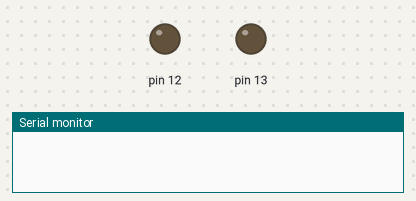
Simulated run of this sketch. Board: Arduino Uno, built for the host (arithmetic inside an expression is 32-bit, double 64-bit). Shown: output pins drawn as LEDs (lit = HIGH), the last lines printed to the serial monitor. WiFi joins after 1.5 s; servers stay silent unless stated; uploads are accepted with an empty reply.

Above: at 0.0 s.
At 4.9 s:
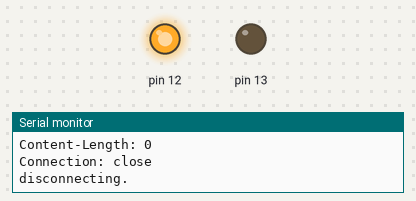
Timing chart, 0 to 6.4 s (numbered marks = the images above):
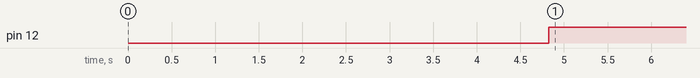

Measured:
- by itself, pin 12: LOW → HIGH at 4.8 s

The sketch:

jenkins.ino
```cpp
/*
  Jenkins Client
 */

#include <SPI.h>
#include <Ethernet.h>

// Enter a MAC address for your controller below.
// Newer Ethernet shields have a MAC address printed on a sticker on the shield
byte mac[] = {  0x90, 0xA2, 0xDA, 0x0D, 0x86, 0xFA };

// Enter a name of Jenkins Server
char serverName[] = "XX.XX.XX.XX";

int numProjects = 1;
String projects[] = {
  "XXXXXXXXXX"
};

// Initialize the Ethernet client library
// with the IP address and port of the server
// that you want to connect to (port 80 is default for HTTP):
EthernetClient client;
String result;

void setup() {
  // start the serial library:
  Serial.begin(9600);
  // start the Ethernet connection:

  pinMode(12, OUTPUT);
  pinMode(13, OUTPUT);

  Ethernet.begin(mac);
  // give the Ethernet shield a second to initialize:
  Serial.println("initializing...");
  delay(1000);
}

void loop()
{

  boolean failed = false;

  for(int i=0;i<numProjects;i++){

    Serial.println("connecting...");

    // if you get a connection, report back via serial:
    if (client.connect(serverName, 80)) {
      Serial.println("connected: "+projects[i]);
      // Make a HTTP request:
      client.println("GET /jenkins/job/"+projects[i]+"/lastCompletedBuild/api/json?tree=result HTTP/1.0");
      client.println();
    }
    else {
      Serial.println("connection failed");
    }

    delay(1000);

    while (client.available()) {
      char c = client.read();
      result+=c;
    }

    Serial.println(result);

    if(result.endsWith("{\"result\":\"FAILURE\"}") ||
       result.endsWith("{\"result\":\"UNSTABLE\"}")){
      failed=true;
    }

    result="";

    Serial.println("disconnecting.");
    client.stop();

    delay(1000);

  }

  if(failed){
    digitalWrite(13, HIGH);
    digitalWrite(12, LOW);
  } else {
    digitalWrite(13, LOW);
    digitalWrite(12, HIGH);
  }

  delay(30000);
}
```
